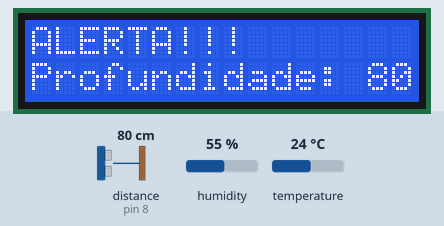
This sketch was run on a simulated Arduino Uno, built with avr-gcc and run on an emulated ATmega328P. Parts: 16×2 character LCD. Wiring (from diagram.json): ultrasonic range finder: trigger pin 13; echo pin 8. Inputs (shaded band) come from the test bench; at power-on: distance to the obstacle (sensor on pin 8) 80 cm, humidity 55 %, temperature 24 °C. The echo pulse lasts 58.3 µs per cm.

Above: at 1.2 s.
1.3 s: distance to the obstacle (sensor on pin 8) set to 12 cm
At 7.2 s:
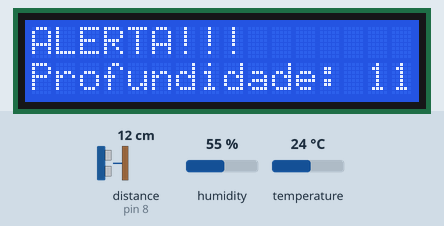
13.4 s: distance to the obstacle (sensor on pin 8) set to 9 cm
At 19.4 s:
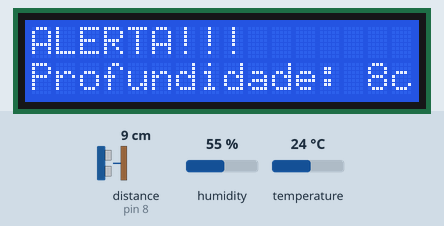
25.5 s: humidity set to 22 %
At 35.5 s:
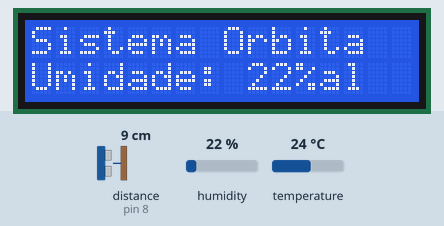
37.6 s: temperature set to 12 °C
At 46.0 s:
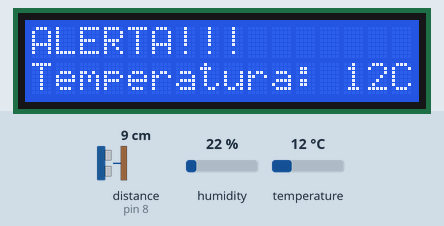
48.6 s: temperature set to 33 °C
At 52.1 s:
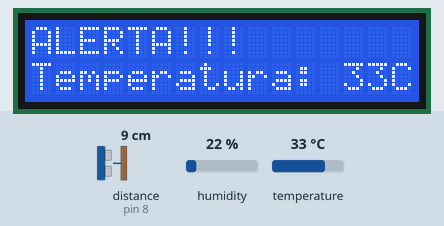
60.7 s: distance to the obstacle (sensor on pin 8) set to 2 cm
At 61.9 s:
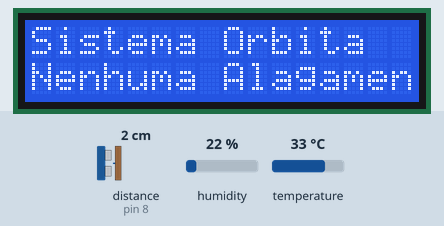
Timing chart, 0 to 63.7 s (numbered marks = the images above; inputs shaded):
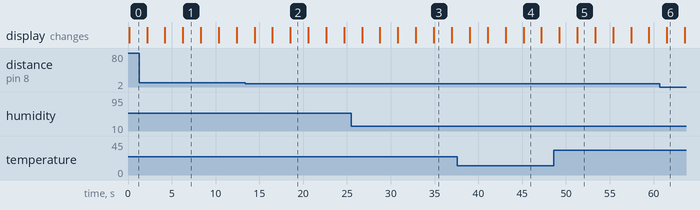

The sketch:

sketch.ino
```cpp
#include <DHT.h>
#include <LiquidCrystal_I2C.h>
#define trigger 13
#define echo 8

#define DHTPIN 2
#define DHTTYPE DHT22
DHT dht(DHTPIN, DHTTYPE);

LiquidCrystal_I2C lcd(0x27, 16, 2);

int umi = 0;
int temp = 0;
int dist = 0;


void setup() {
  Serial.begin(9600);
  lcd.init();
  lcd.backlight();
  dht.begin();
  pinMode(trigger, OUTPUT);
  pinMode(echo, INPUT);
}

void loop() {
  digitalWrite(trigger, HIGH);
  delayMicroseconds(10);
  digitalWrite(trigger, LOW);

  dist = pulseIn(echo, HIGH);

  dist = dist / 58;
  temp = dht.readTemperature();
  umi = dht.readHumidity();

  if(dist > 7) {
    lcd.clear();
    lcd.setCursor(0,0);
    lcd.print("ALERTA!!!");
    lcd.setCursor(0,3);
    lcd.print("Alagamento Detectado");
    lcd.setCursor(0,2);
    lcd.print("Profundidade: ");
    lcd.print(dist);
    lcd.print("cm");
    delay(2000);
  } else {
    lcd.clear();
    lcd.setCursor(0,0);
    lcd.print("Sistema Orbita");
    lcd.setCursor(0,3);
    lcd.print("Nenhuma Alagamento");
    delay(2000);
  }
  if(temp > 30) {
    lcd.clear();
    lcd.setCursor(0,0);
    lcd.print("ALERTA!!!");
    lcd.setCursor(0,3);
    lcd.print("Temperatura Alta");
    lcd.setCursor(0,2);
    lcd.print("Temperatura: ");
    lcd.print(temp);
    lcd.print("C");
    delay(2000);
  } else if(temp < 18 ) {
    lcd.clear();
    lcd.setCursor(0,0);
    lcd.print("ALERTA!!!");
    lcd.setCursor(0,1);
    lcd.print("Temperatura Baixa");
    lcd.setCursor(0,2);
    lcd.print("Temperatura: ");
    lcd.print(temp);
    lcd.print("C");
    delay(2000);
  } else {
    lcd.clear();
    lcd.setCursor(0,0);
    lcd.print("Sistema Orbita");
    lcd.setCursor(0,3);
    lcd.print("Temperatura Amena");
    lcd.setCursor(0,2);
    lcd.print("Temperatura: ");
    lcd.print(temp);
    lcd.print("C");
    delay(2000);
  }
  if(umi > 40) {
    lcd.clear();
    lcd.setCursor(0,0);
    lcd.print("ALERTA!!!");
    lcd.setCursor(0,1);
    lcd.print("Umidade Alta");
    lcd.setCursor(0,2);
    lcd.print("Umidade: ");
    lcd.print(umi);
    lcd.print("%");
    delay(2000);
  } else if(umi < 10) {
    lcd.clear();
    lcd.setCursor(0,0);
    lcd.print("ALERTA!!!");
    lcd.setCursor(0,1);
    lcd.print("Umidade Baixa");
    lcd.setCursor(0,2);
    lcd.print("Umidade: ");
    lcd.print(umi);
    lcd.print("%");
    delay(2000);
  } else {
    lcd.clear();
    lcd.setCursor(0,0);
    lcd.print("Sistema Orbita");
    lcd.setCursor(0,1);
    lcd.print("Umidade Normal");
    lcd.setCursor(0,2);
    lcd.print("Umidade: ");
    lcd.print(umi);
    lcd.print("%");
    delay(2000);
  }
}
```

Measured:
- the behaviour switches between 11 and 10 cm on distance to the obstacle (sensor on pin 8) (found by bisection; images 1 and 2)
- after the input at 13.4 s, the display: first differs from a run without the input after 5.1 s (image 2)
- after the input at 25.5 s, the display: first differs from a run without the input after 9.4 s (image 3)
- after the input at 37.6 s, the display: first differs from a run without the input after 7.6 s (image 4)
- after the input at 48.6 s, the display: first differs from a run without the input after 2.7 s (image 5)
- after the input at 60.7 s, the display: changes after 0.81 s (image 6)
- what the display in image 1 shows lasts 2.0 s, from 6.3 s to 8.3 s
